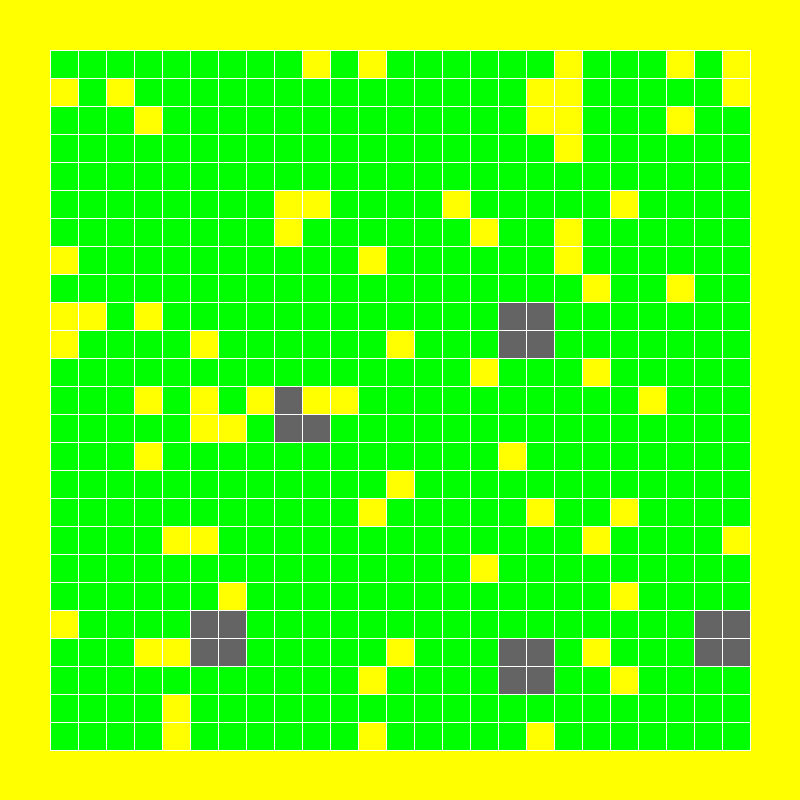
Frame 1 (no input)
Frame 2 (the mouse pressed at the canvas centre, redrawn once): identical to frame 1, image omitted

The Processing sketch that drew this single still picture (run headless with seeded random() and noise(); the mouse was pressed at the canvas centre and the sketch redrawn once):

// Processing sketch: Mine_Field_Automaton
// ── Mine_Field_Automaton.pde
int n=25;
float percentOfMines=0.1;
float howManyRocks=5;
int rockSize = 2;

color [][] cells = new color [n][n];
color [][] cellsNext = new color [n][n];

float cellSize;
float padding = 50;  


void setup(){
  size(800,800);
  
  cellSize = (width-2*padding)/n;
  
  plantFirstGeneration();
  stroke(255);
}




void draw() {
  //setNextGeneration();
  //copyNextCellsToCells();
  
  background(255, 255, 0);
  float y = padding;

  for (int i=0; i<n; i++) {
    for (int j=0; j<n; j++) {
      float x = padding + j*cellSize;

      fill( cells[i][j] );        
      rect(x, y, cellSize, cellSize);
    }

    y += cellSize;
  }
  noLoop();
}

color currentCell;

void plantFirstGeneration(){
  for(int i=0; i<n; i++){
    for (int j=0; j<n; j++){
      
      float rand = random(0,1);
      
      if (rand<percentOfMines){
        
        cells[i][j]=color(255,255,0);
      }
      
      else
        cells[i][j]=color(0,255,0);
    }
  }
  
  for (int i=0; i<howManyRocks; i++){
    int xpos=round(random(0,n));
    int ypos=round(random(0,n));
    for (int j=0; j<rockSize; j++){
      for (int k=0; k<rockSize; k++){
        try{
          currentCell = cells[xpos+j][ypos+k];
        }
        catch (Exception e){
        }
        
        if (currentCell != color(255,255,0)){
          try {
          cells[xpos+j][ypos+k] = color(100);
          }
          catch (Exception e ){
          }
        }
      }
    }
  }
}

void copyNextCellsToCells(){
  for (int i=0; i<n; i++){
    for (int j=0; j<n; j++){
      cells[i][i]=cellsNext[i][j];
    }
  }
}

void setNextGeneration () {
  for (int i=0; i<n; i++){
    for (int j=0; j<n; j++){
      color colour = cells[i][j];
      float blue = blue(colour);
      
      if (red(colour)>0 && blue(colour)==0 && green(colour) ==0){
        
      }
    }
  }
}

// ── Mouse_Click.pde
void mouseClicked() {
  int col = int((mouseX - padding)/cellSize);
  int row = int((mouseY - padding)/cellSize);
  if (blue(cells[row][col]) == 255){
    cellsNext[row][col] = color(255,255,0);
  }
  print("h");
  copyNextCellsToCells();
  
  redraw();
}
